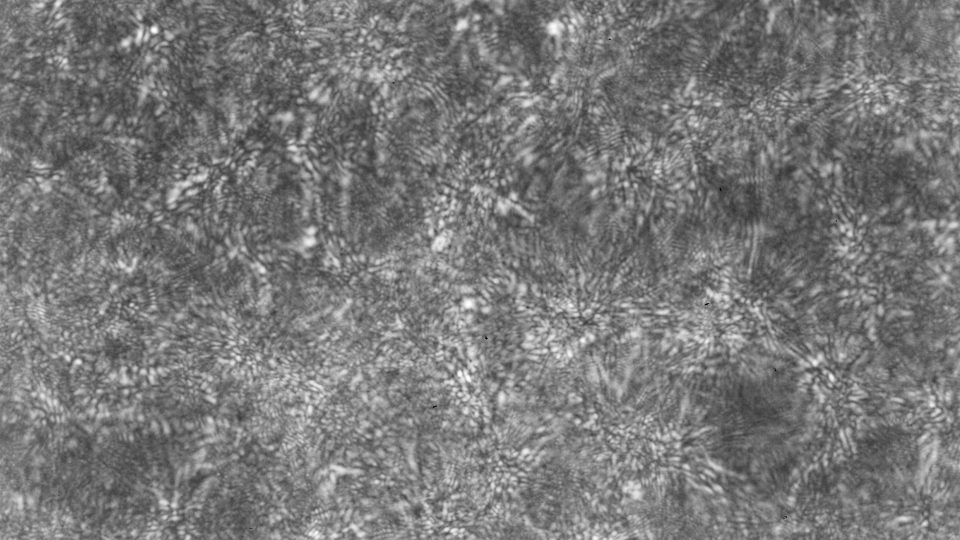
#> input picture bernat/from_camera/test11/10.png, 1920 x 1080 px, given in place of 2.png, which was not available (shown at 1/2 size)
$ jupyter execute --allow-errors test11.ipynb   (older library calls are emulated)   (text cells are left out)
#> lines starting #> are read from the running program, lines starting #| are printed output that depends on the picture; long printed decimals are rounded; pictures that were not available may be replaced by others from this repository, and a replacement may not be noted
[cell 1]
import matplotlib.pyplot as plt
import matplotlib.image as mpimg
import numpy as np
import math
from skimage import draw
from scipy import signal
from PIL import Image

[cell 2]
global_factor = 1

def image_open(name):
    location='from_camera/test11/'+name+'.png'
    image_im = Image.open(location)
    realsize=image_im.size
    newsize=tuple(int(ti/global_factor) for ti in realsize)
    image_im=image_im.resize(newsize,Image.ANTIALIAS)
    image_im = np.array(image_im,dtype=float)
    image_im = image_im[:, :, 0]
    return image_im

[cell 3]
def fun_ratio(autocon):
    [sy,sx]=autocon.shape
    max_=np.amax(autocon)
    [max_y,max_x]=np.where(autocon==max_)
    max_y=float(max_y)
    max_x=float(max_x)
    disk_mask = np.ones((sy, sx), dtype=float)
    rr = np.array([max_y-1, max_y-1, max_y-1, max_y, max_y, max_y, max_y+1, max_y+1, max_y+1],dtype=int)
    cc = np.array([max_x-1, max_x, max_x+1, max_x-1, max_x, max_x+1, max_x-1, max_x, max_x+1],dtype=int)
    disk_mask[rr, cc] = 0
    autocon = np.maximum(autocon,np.ones(autocon.shape)) ### HERE !!!!!!!!!!!!!!!!!!!!!!!!!!!!!!!!!!!!!!!!!
    autocon_masked=disk_mask*autocon
    sum_nz=sum(sum(autocon_masked))
    number_nz=autocon.size-len(rr)
    average_nz=sum_nz/number_nz
    ratio_nz=max_/average_nz
    return ratio_nz

[cell 4]
def fun_process(distance_name):
    imag = image_open(distance_name)
    imag -= imag.mean()
    imag_auto = signal.fftconvolve(imag,np.flip(imag),mode='same')
    imag_ratio = fun_ratio(imag_auto)
    return imag_ratio

#> (a cell that did not finish here is left out)

#> in image_open, image_im is the input picture: PIL image 1920x1080 RGBA; mean R, G, B, A 121, 120.1, 121, 255
#> in fun_process, `imag_auto = signal.fftconvolve(imag,np.flip(imag),mode='same')`:
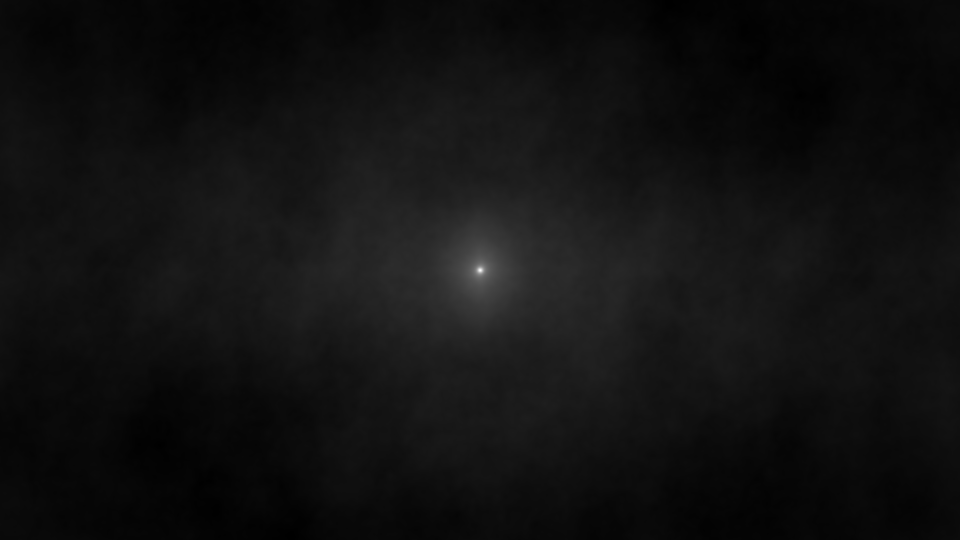
#> imag_auto: shape (1080, 1920) float64 (shown at 1/2 size); min -96162497, max 1.62e+09, mean 21349511.8; drawn with min black and max white
#> in fun_ratio, `max_=np.amax(autocon)`: max_ = 1.62e+09
#> in fun_ratio, `[max_y,max_x]=np.where(autocon==max_)`: max_y = [540]; max_x = [960]
#> in fun_ratio, `max_y=float(max_y)`: max_y = 540
#> in fun_ratio, `max_x=float(max_x)`: max_x = 960
#> in fun_ratio, `rr = np.array([max_y-1, max_y-1, max_y-1, max_y, max_y, max_y, max_y+1..`: rr = [539, 539, 539, 540, 540, 540, 541, 541, 541]
#> in fun_ratio, `cc = np.array([max_x-1, max_x, max_x+1, max_x-1, max_x, max_x+1, max_x..`: cc = [959, 960, 961, 959, 960, 961, 959, 960, 961]
#> in fun_ratio, `sum_nz=sum(sum(autocon_masked))`: sum_nz = 7.76e+13
#> in fun_ratio, `number_nz=autocon.size-len(rr)`: number_nz = 2073591
#> in fun_ratio, `average_nz=sum_nz/number_nz`: average_nz = 37414551.7
#> in fun_ratio, `ratio_nz=max_/average_nz`: ratio_nz = 43.23
#| 2 43.228
#> pass 2 of the loop `for d in range(2,17):`:
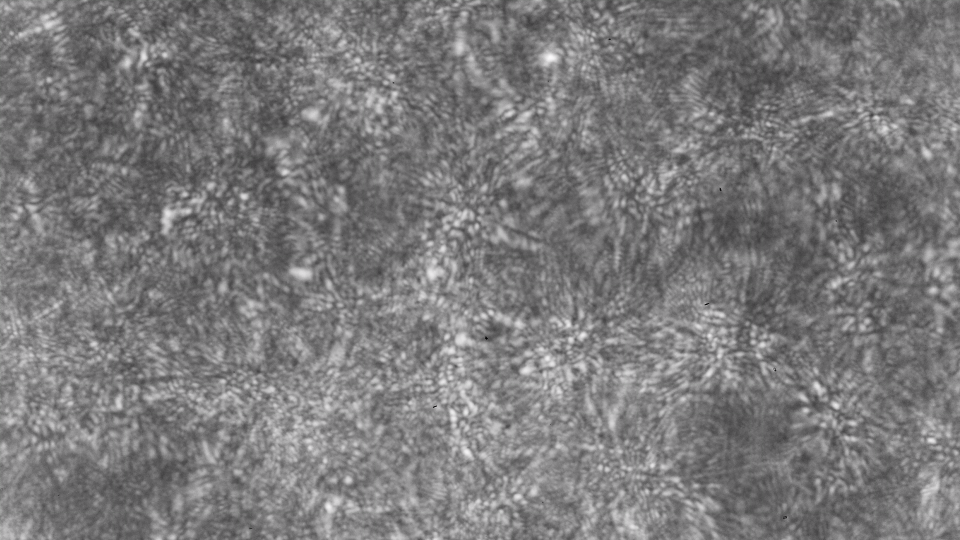
#> input picture bernat/from_camera/test11/13.png, 1920 x 1080 px, given in place of 3.png, which was not available (shown at 1/2 size)
#> in image_open, image_im is the input picture: PIL image 1920x1080 RGBA; mean R, G, B, A 122.8, 121.9, 122.8, 255
#> in fun_process (call 2), `imag_auto = signal.fftconvolve(imag,np.flip(imag),mode='same')`:
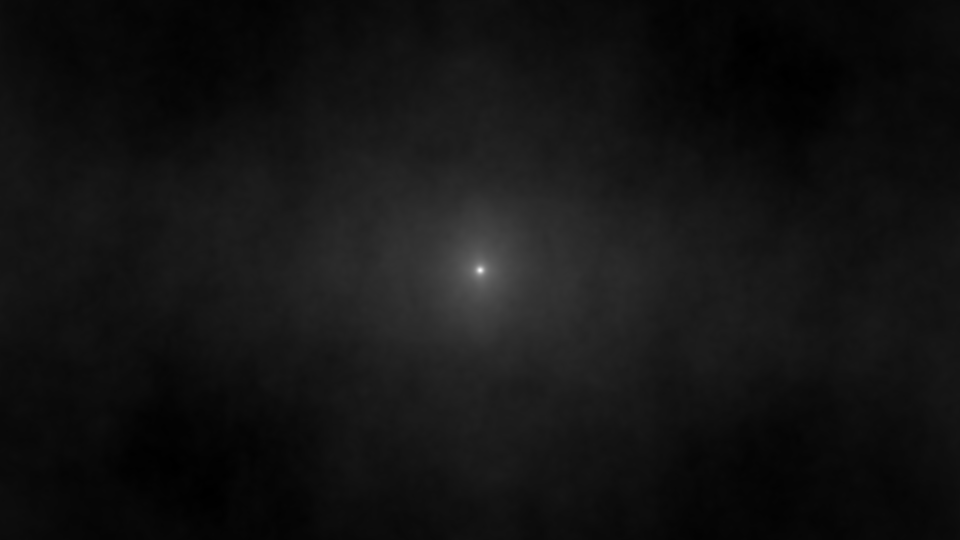
#> imag_auto: shape (1080, 1920) float64 (shown at 1/2 size); min -87890634.1, max 1.27e+09, mean 17263396.2; drawn with min black and max white
#> imag_ratio = 38.17
#| 3 38.174
    print(d,d_ratio)
